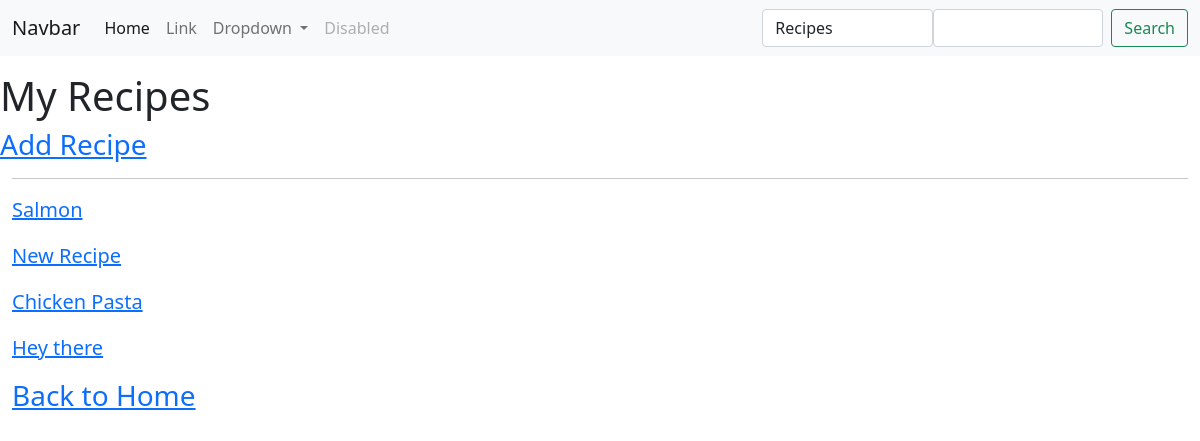
Page /pantry/recipes/ (signed in) on the earlier database version.
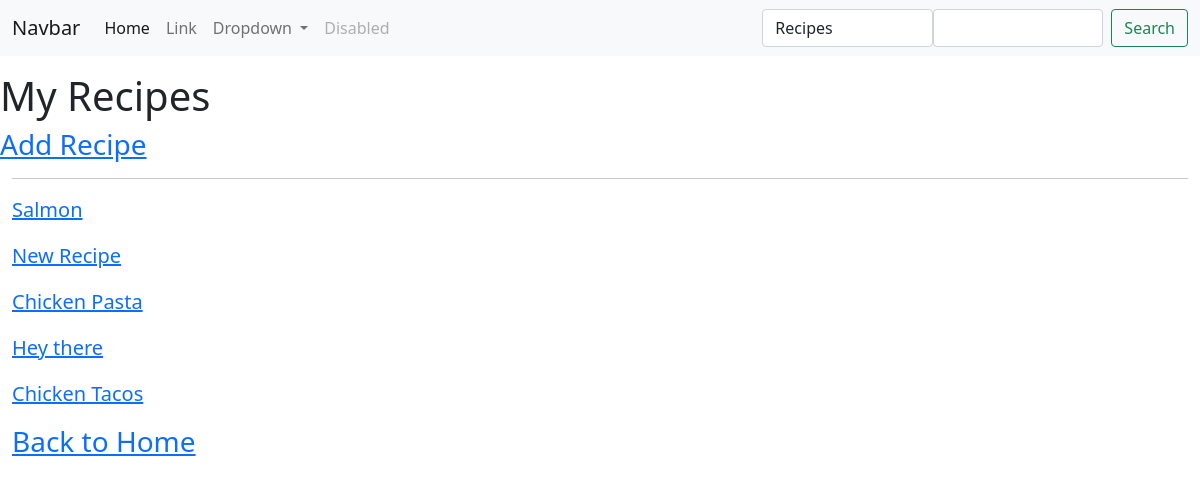
Same page on the later database version.
### recipes/models.py (models this page shows, shortened)
class Recipe(models.Model):
    user = models.ForeignKey(settings.AUTH_USER_MODEL, on_delete=models.CASCADE)
    name = models.CharField(max_length=220)
    description = models.TextField(blank=True, null=True)
    directions = models.TextField(blank=True, null=True)
    timestamp = models.DateTimeField(auto_now_add=True)
    updated = models.DateTimeField(auto_now=True)
    active = models.BooleanField(default=True)
    objects = RecipeManager()
    def get_absolute_url(self):
        return reverse('recipes:detail', kwargs={'id':self.id})

### recipes/views.py (the view)
# urls.py: path('', recipe_list_view, name='list'),
@login_required
def recipe_list_view(request):
    qs = Recipe.objects.filter(user=request.user)
    context = {
        'object_list':qs
    }
    return render(request, 'recipes/list.html', context=context)

### recipes/models.py (called while the page is built)
    def get_queryset(self):
        return RecipeQuerySet(self.model, using=self._db)

### Templates/Recipes/list.html (shortened to what this page needs)
{% extends 'Base.html' %}
{% block title %}
<h1>My Recipes</h1>
<h3><a href='{% url "recipes:create" %}'>Add Recipe</a></h3>
{% endblock title %}
{% block content %}
<hr/>
<p>{% for x in object_list %}
<div class="mb-3">
    <a class='lead' href='{{ x.get_absolute_url }}'>{{ x.name }}</a>
</div>
{% endfor %}
</p>
<h3><a href='../../'>Back to Home</a></h3>
{% endblock content %}

### Templates/Base.html (shortened to what this page needs)
{% load static %}
<!DOCTYPE html>
<html>
    <head>
        <link href="https://cdn.jsdelivr.net/npm/bootstrap@5.1.3/dist/css/bootstrap.min.css" rel="stylesheet">
        <link rel="stylesheet" href="{% static 'recipes/recipes-htmx.css' %}" />
        {% include 'base/navbar.html' %}
        {% block title %}
        {% endblock title %}
    </head>
    <body>
        <div class="container-fluid">
            {% block content %}
            {% endblock content %}
        </div>
    </body>
</html>

### Templates/base/navbar.html (shortened to what this page needs)
<nav class="navbar navbar-expand-lg navbar-light bg-light mb-3">
    <div class="container-fluid">
      <a class="navbar-brand" href="#">Navbar</a>
      <div class="collapse navbar-collapse" id="navbarSupportedContent">
        <ul class="navbar-nav me-auto mb-2 mb-lg-0">
          <li class="nav-item">
            <a class="nav-link active" aria-current="page" href="#">Home</a>
          </li>
          <li class="nav-item">
            <a class="nav-link" href="#">Link</a>
          </li>
          <li class="nav-item dropdown">
            <a class="nav-link dropdown-toggle" href="#" id="navbarDropdown" role="button" data-bs-toggle="dropdown" aria-expanded="false">
              Dropdown
            </a>
          </li>
          <li class="nav-item">
            <a class="nav-link disabled">Disabled</a>
          </li>
        </ul>
        {% if request.user.is_authenticated %}
        {% include 'search/search-form.html' %}
        {% endif %}
      </div>
    </div>
  </nav>

### Templates/search/search-form.html (shortened to what this page needs)
<div>
    <form action='/search/' method='GET' class="d-flex">
        <select class = 'form-control' name='type' id='search-type'>
            {% if request.GET.type == 'recipes' %}
                <option value='recipes' selected>Recipes</option>
            {% else %}
                <option value='recipes' selected>Recipes</option>
            {% endif %}
        </select>
        <input class='form-control me-2' type='text' id='search-query' name='q' value='{{request.GET.q}}' hx-get='/search/' hx-trigger='keyup changed delay:200ms' hx-include='#search-type' hx-target='#typeahead-results'/>
        <button class="btn btn-outline-success" type="submit">Search</button>
    </form>
</div>

Differences in the rows shown:
added Recipe: name "Chicken Tacos"
